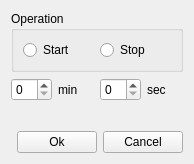
<?xml version="1.0" encoding="UTF-8"?>
<ui version="4.0">
 <class>TimerDialog</class>
 <widget class="QWidget" name="TimerDialog">
  <property name="windowModality">
   <enum>Qt::ApplicationModal</enum>
  </property>
  <property name="geometry">
   <rect>
    <x>0</x>
    <y>0</y>
    <width>194</width>
    <height>164</height>
   </rect>
  </property>
  <property name="windowTitle">
   <string>Control Timer</string>
  </property>
  <layout class="QGridLayout" name="gridLayout_2">
   <item row="0" column="1" colspan="5">
    <widget class="QGroupBox" name="groupBox">
     <property name="title">
      <string>Operation</string>
     </property>
     <layout class="QGridLayout" name="gridLayout">
      <item row="0" column="0">
       <widget class="QRadioButton" name="radio_start">
        <property name="text">
         <string>Start</string>
        </property>
       </widget>
      </item>
      <item row="0" column="1">
       <widget class="QRadioButton" name="radio_stop">
        <property name="text">
         <string>Stop</string>
        </property>
       </widget>
      </item>
     </layout>
    </widget>
   </item>
   <item row="4" column="1" colspan="5">
    <layout class="QHBoxLayout" name="horizontalLayout">
     <item>
      <spacer name="horizontalSpacer">
       <property name="orientation">
        <enum>Qt::Horizontal</enum>
       </property>
       <property name="sizeHint" stdset="0">
        <size>
         <width>40</width>
         <height>20</height>
        </size>
       </property>
      </spacer>
     </item>
     <item>
      <widget class="QPushButton" name="button_ok">
       <property name="text">
        <string>Ok</string>
       </property>
      </widget>
     </item>
     <item>
      <widget class="QPushButton" name="button_cancel">
       <property name="text">
        <string>Cancel</string>
       </property>
      </widget>
     </item>
    </layout>
   </item>
   <item row="3" column="4">
    <spacer name="verticalSpacer">
     <property name="orientation">
      <enum>Qt::Vertical</enum>
     </property>
     <property name="sizeHint" stdset="0">
      <size>
       <width>20</width>
       <height>40</height>
      </size>
     </property>
    </spacer>
   </item>
   <item row="2" column="1" colspan="5">
    <layout class="QHBoxLayout" name="horizontalLayout_2">
     <item>
      <widget class="QSpinBox" name="spin_min"/>
     </item>
     <item>
      <widget class="QLabel" name="label">
       <property name="text">
        <string>min</string>
       </property>
      </widget>
     </item>
     <item>
      <widget class="QSpinBox" name="spin_sec">
       <property name="maximum">
        <number>59</number>
       </property>
      </widget>
     </item>
     <item>
      <widget class="QLabel" name="label_2">
       <property name="text">
        <string>sec</string>
       </property>
      </widget>
     </item>
    </layout>
   </item>
  </layout>
 </widget>
 <tabstops>
  <tabstop>radio_start</tabstop>
  <tabstop>radio_stop</tabstop>
  <tabstop>spin_min</tabstop>
  <tabstop>spin_sec</tabstop>
  <tabstop>button_ok</tabstop>
  <tabstop>button_cancel</tabstop>
 </tabstops>
 <resources/>
 <connections>
  <connection>
   <sender>radio_stop</sender>
   <signal>toggled(bool)</signal>
   <receiver>spin_min</receiver>
   <slot>setDisabled(bool)</slot>
   <hints>
    <hint type="sourcelabel">
     <x>111</x>
     <y>49</y>
    </hint>
    <hint type="destinationlabel">
     <x>53</x>
     <y>87</y>
    </hint>
   </hints>
  </connection>
  <connection>
   <sender>radio_stop</sender>
   <signal>toggled(bool)</signal>
   <receiver>spin_sec</receiver>
   <slot>setDisabled(bool)</slot>
   <hints>
    <hint type="sourcelabel">
     <x>143</x>
     <y>51</y>
    </hint>
    <hint type="destinationlabel">
     <x>132</x>
     <y>108</y>
    </hint>
   </hints>
  </connection>
 </connections>
</ui>
